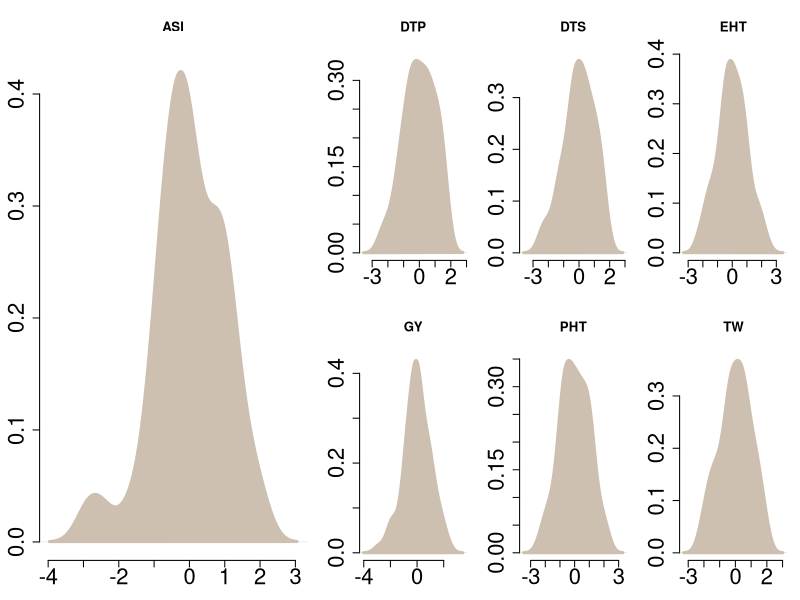

Generate this figure with R:
## Jinliang Yang
## Oct. 13th, 2014
## phenotypic data of offpvp diallel

#setwd("~/Documents/Github/pvpDiallel/")
trait <- read.csv("data/trait_matrix.csv")

#######
plot_trait_per_se <- function(trait=trait, ...){
  par(mar=c(3,3,4,1))
  layout(matrix(c(1,1,2,3,4,1,1,5,6,7), 2, 5, byrow = TRUE))
  ti <- c("ASI", "DTP", "DTS", "EHT",  "GY", "PHT",  "TW")
  for(i in 1:length(ti)){
    myp <- subset(trait, trait==ti[i])
    myp$norv <- scale(myp$valHyb)
    d <- density(myp$norv)
    plot(d, main=ti[i], xlab="", cex.axis=2, bty="n", ...)
    polygon(d, col="antiquewhite3", border="antiquewhite3", lwd=3)
  }
}
#####
plot_trait_per_se(trait=trait)

normality_test <- function(trait=trait){
  ti <- c("ASI", "DTP", "DTS", "EHT",  "GY", "PHT",  "TW")
  
  res <- vector()
  for(i in 1:length(ti)){
    myp <- subset(trait, trait==ti[i])
    out <- shapiro.test(myp$valHyb)
    res <- c(res, out$p.value)
  }
  return(res)
}

#######
res <- normality_test(trait=trait)



